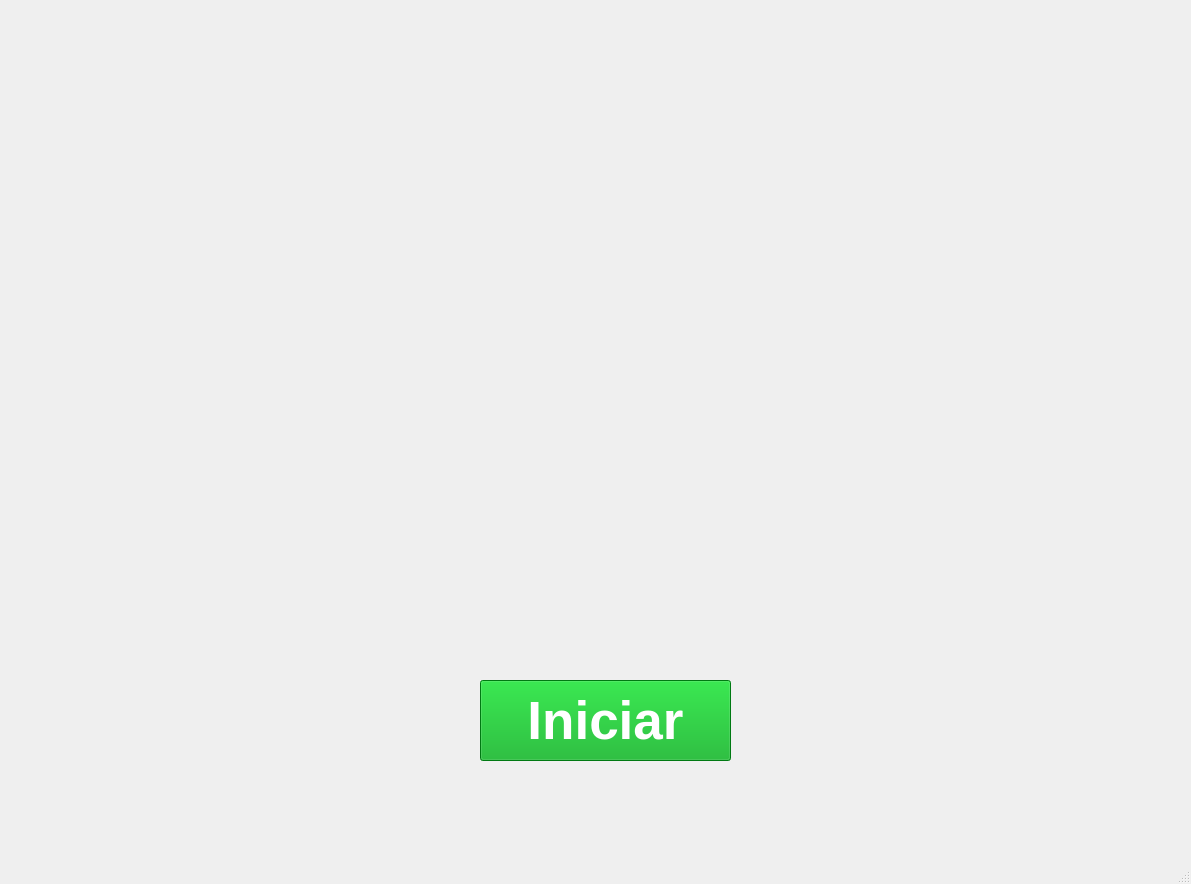
<?xml version="1.0" encoding="UTF-8"?>
<ui version="4.0">
 <class>MainWindow</class>
 <widget class="QMainWindow" name="MainWindow">
  <property name="geometry">
   <rect>
    <x>0</x>
    <y>0</y>
    <width>1191</width>
    <height>884</height>
   </rect>
  </property>
  <property name="windowTitle">
   <string>MainWindow</string>
  </property>
  <widget class="QWidget" name="centralwidget">
   <widget class="QPushButton" name="pushButton">
    <property name="geometry">
     <rect>
      <x>480</x>
      <y>680</y>
      <width>251</width>
      <height>81</height>
     </rect>
    </property>
    <property name="font">
     <font>
      <pointsize>40</pointsize>
      <weight>75</weight>
      <bold>true</bold>
     </font>
    </property>
    <property name="styleSheet">
     <string notr="true">background-color:#00aa19;color:white;</string>
    </property>
    <property name="text">
     <string>Iniciar</string>
    </property>
   </widget>
   <widget class="QLabel" name="label">
    <property name="geometry">
     <rect>
      <x>10</x>
      <y>0</y>
      <width>1181</width>
      <height>851</height>
     </rect>
    </property>
    <property name="sizePolicy">
     <sizepolicy hsizetype="Ignored" vsizetype="Ignored">
      <horstretch>0</horstretch>
      <verstretch>0</verstretch>
     </sizepolicy>
    </property>
    <property name="maximumSize">
     <size>
      <width>16777215</width>
      <height>851</height>
     </size>
    </property>
    <property name="text">
     <string/>
    </property>
    <property name="pixmap">
     <pixmap>snake.jpg</pixmap>
    </property>
    <property name="scaledContents">
     <bool>true</bool>
    </property>
   </widget>
   <zorder>label</zorder>
   <zorder>pushButton</zorder>
  </widget>
  <widget class="QMenuBar" name="menubar">
   <property name="geometry">
    <rect>
     <x>0</x>
     <y>0</y>
     <width>1191</width>
     <height>21</height>
    </rect>
   </property>
  </widget>
  <widget class="QStatusBar" name="statusbar"/>
 </widget>
 <resources/>
 <connections/>
</ui>
